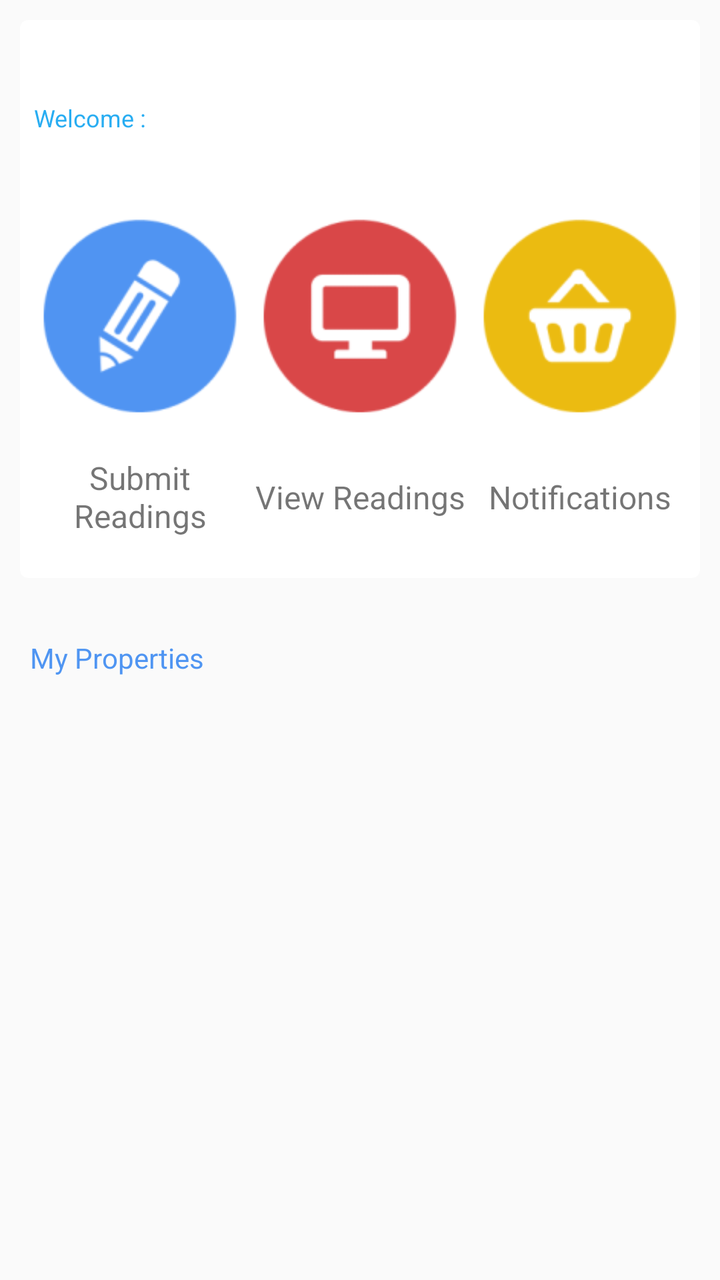
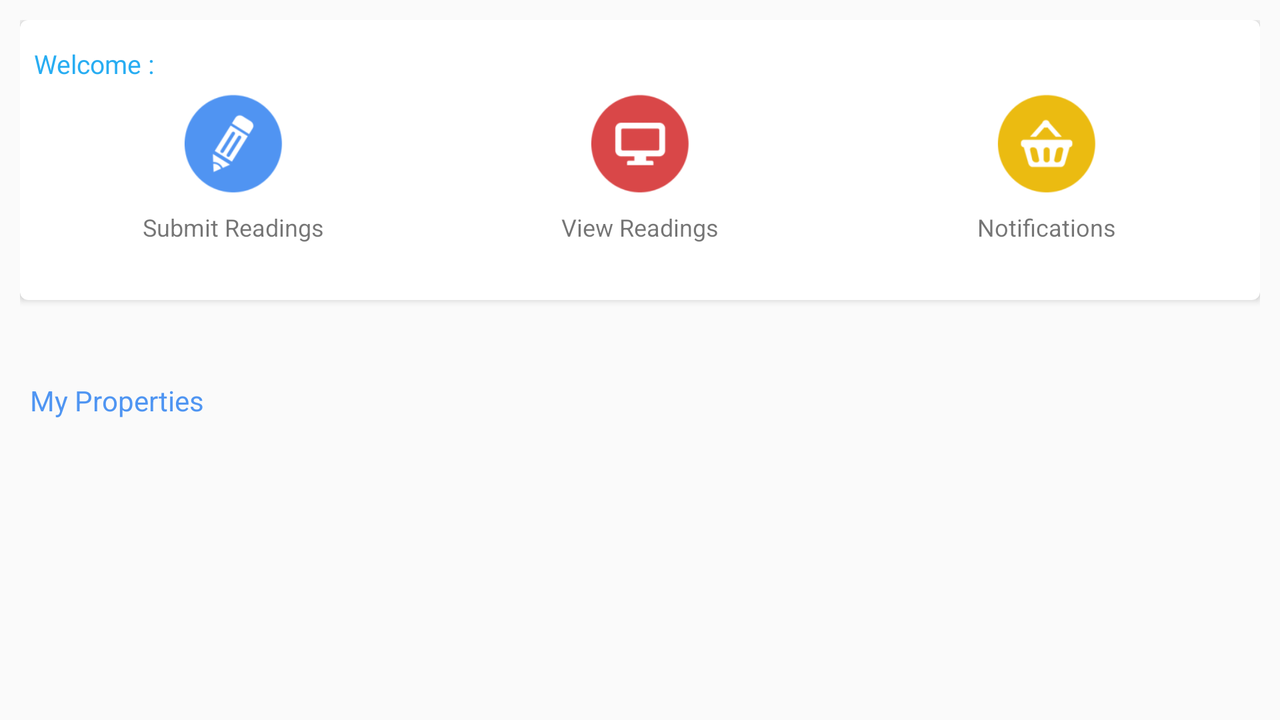

First picture: res/layout/ on a phone held upright. Second picture: the repository's own variant of that layout, on a device whose configuration matches the variant's folder. Source for both follows.
<!-- AndroidManifest.xml: activity theme AppTheme -->
<!-- res/layout/fragment_smart_citizen_main.xml -->
<RelativeLayout xmlns:android="http://schemas.android.com/apk/res/android"
                xmlns:tools="http://schemas.android.com/tools"
                android:layout_width="match_parent"
                android:layout_height="match_parent"
                tools:context=".SmartCitizenMainActivity"
    >

    <LinearLayout
        android:layout_width="match_parent"
        android:layout_height="match_parent"
        android:weightSum="1"
        android:paddingTop="10dp"
        android:paddingLeft="10dp"
        android:paddingRight="10dp"
        android:orientation="vertical">

        <android.support.v7.widget.CardView
            xmlns:card_view="http://schemas.android.com/apk/res-auto"
            android:id="@+id/card_view"
            android:layout_gravity="center"
            android:layout_width="match_parent"
            android:layout_height="0dp"
            android:layout_weight="0.45"
            card_view:cardCornerRadius="4dp">
            <LinearLayout
                android:layout_width="match_parent"
                android:layout_height="match_parent"
                android:orientation="vertical"
                android:layout_marginTop="10dp"
                android:layout_marginRight="5dp"
                android:layout_marginLeft="5dp"
                android:layout_marginBottom="10dp"
                android:weightSum="1">

                <LinearLayout
                    android:orientation="horizontal"
                    android:layout_width="match_parent"
                    android:layout_height="0dp"
                    android:layout_weight="0.3"
                    >

                    <TextView
                        android:id="@+id/welcome"
                        android:layout_width="0dp"
                        android:layout_height="match_parent"
                        android:layout_marginLeft="2dp"
                        android:layout_marginRight="2dp"
                        android:text="@string/welcome_text"
                        android:textColor="@color/accent"
                        android:layout_weight="0.25"
                        android:gravity="center_vertical"
                        android:textSize="12sp"> </TextView>

                    <TextView
                        android:id="@+id/welcome_email_text"
                        android:layout_width="0dp"
                        android:layout_height="match_parent"
                        android:layout_marginLeft="2dp"
                        android:layout_marginRight="2dp"
                        android:layout_weight="0.75"

                        android:textColor="@color/red_400"
                        android:textStyle="bold"
                        android:textSize="14sp"
                        android:gravity="center_vertical"/>
                </LinearLayout>
                <LinearLayout
                    android:orientation="horizontal"
                    android:layout_width="match_parent"
                    android:layout_height="0dp"
                    android:layout_weight="0.7"
                    android:baselineAligned="true">

                    <LinearLayout
                        android:orientation="vertical"
                        android:layout_width="0dp"
                        android:layout_height="match_parent"
                        android:layout_weight="0.33">

                        <ImageView
                            android:layout_width="match_parent"
                            android:layout_height="0dp"
                            android:id="@+id/imgCaptureReading"
                            android:layout_weight="0.4"
                            android:src="@mipmap/capture_reading"/>

                        <TextView
                            android:layout_width="match_parent"
                            android:layout_height="0dp"
                            android:text="@string/submit_reading"
                            android:id="@+id/txtCaptureReading"
                            android:layout_weight="0.2"
                            android:gravity="center"
                            android:textSize="16sp"/>

                    </LinearLayout>

                    <LinearLayout
                        android:orientation="vertical"
                        android:layout_width="0dp"
                        android:layout_height="match_parent"
                        android:layout_weight="0.33">

                        <ImageView
                            android:layout_width="match_parent"
                            android:layout_height="0dp"
                            android:layout_weight="0.4"
                            android:id="@+id/imgViewReading"
                            android:src="@mipmap/view_reading"/>

                        <TextView
                            android:layout_width="match_parent"
                            android:layout_height="0dp"
                            android:text="@string/view_reading"
                            android:id="@+id/txtViewReading"
                            android:layout_weight="0.2"
                            android:gravity="center"
                            android:textSize="16sp"/>
                    </LinearLayout>

                    <LinearLayout
                        android:orientation="vertical"
                        android:layout_width="0dp"
                        android:layout_height="match_parent"
                        android:layout_weight="0.33">

                        <ImageView
                            android:layout_width="match_parent"
                            android:layout_height="0dp"
                            android:layout_weight="0.4"
                            android:id="@+id/imgNotification"
                            android:src="@mipmap/notification"/>
                        <TextView
                            android:layout_width="match_parent"
                            android:layout_height="0dp"
                            android:text="@string/view_notification"
                            android:id="@+id/txtNotification"
                            android:layout_weight="0.2"
                            android:gravity="center"
                            android:textSize="16sp"/>
                    </LinearLayout>
                </LinearLayout>


            </LinearLayout>
        </android.support.v7.widget.CardView>

        <LinearLayout
            android:layout_width="match_parent"
            android:layout_height="0dp"
            android:layout_weight="0.55"
            android:orientation="vertical"
            android:layout_marginTop="5dp"
            android:layout_marginBottom="5dp">


            <TextView
                android:id="@+id/property_heading"
                android:layout_width="match_parent"
                android:layout_height="0dp"
                android:layout_weight="0.1"
                android:text="@string/my_property_header"
                android:textColor="@color/smart_citizen_blue"
                android:gravity="center_vertical"
                android:layout_margin="5dp"/>


            <ListView
                android:layout_width="match_parent"
                android:elevation="4dp"
                android:layout_height="0dp"
                android:layout_weight="0.45"
                android:id="@+id/listview_properties"
                >


            </ListView>
        </LinearLayout>
    </LinearLayout>
</RelativeLayout>
<!-- resources referenced by this layout -->
<resources>
  <color name="accent">#f11ba8f1</color>
  <color name="red_400">#e84e40</color>
  <color name="smart_citizen_blue">#ff4f95f2</color>
  <!-- mipmap capture_reading: png bitmap (mipmap-hdpi, 2194 bytes) -->
  <!-- mipmap notification: png bitmap (mipmap-hdpi, 1981 bytes) -->
  <!-- mipmap view_reading: png bitmap (mipmap-hdpi, 1498 bytes) -->
  <string name="my_property_header">My Properties</string>
  <string name="submit_reading">Submit Readings</string>
  <string name="view_notification">Notifications</string>
  <string name="view_reading">View Readings</string>
  <string name="welcome_text">Welcome : </string>
  <style name="AppTheme" parent="@style/Theme.AppCompat.Light.DarkActionBar">
          <item name="colorPrimary">@color/primary</item>
          <item name="colorPrimaryDark">@color/primary_dark</item>
          <item name="colorAccent">@color/accent</item>
          <item name="android:textColorPrimary">@color/smart_citizen_text_color</item>
  
      </style>
  <color name="primary">#ff4f95f2</color>
  <color name="primary_dark">#ff1ca8f4</color>
  <color name="smart_citizen_text_color">#00001F</color>
</resources>
<!-- res/layout-land/fragment_smart_citizen_main.xml (the repository's variant of the layout above) -->
<!-- drawn on the phone turned sideways -->
<RelativeLayout xmlns:android="http://schemas.android.com/apk/res/android"
                xmlns:tools="http://schemas.android.com/tools"
                android:layout_width="match_parent"
                android:layout_height="match_parent"
                tools:context=".SmartCitizenMainActivity"
    >

    <LinearLayout
        android:layout_width="match_parent"
        android:layout_height="match_parent"
        android:weightSum="1"
        android:paddingTop="10dp"
        android:paddingLeft="10dp"
        android:paddingRight="10dp"
        android:orientation="vertical">

        <android.support.v7.widget.CardView
            xmlns:card_view="http://schemas.android.com/apk/res-auto"
            android:id="@+id/card_view"
            android:layout_gravity="center"
            android:layout_width="match_parent"
            android:layout_height="0dp"
            android:layout_weight="0.4"
            card_view:cardCornerRadius="4dp">
            <LinearLayout
                android:layout_width="match_parent"
                android:layout_height="match_parent"
                android:orientation="vertical"
                android:layout_marginTop="10dp"
                android:layout_marginRight="5dp"
                android:layout_marginLeft="5dp"
                android:layout_marginBottom="10dp"
                android:weightSum="1">

                <LinearLayout
                    android:orientation="horizontal"
                    android:layout_width="match_parent"
                    android:layout_height="0dp"
                    android:layout_weight="0.2"
                    >

                    <TextView
                        android:id="@+id/welcome"
                        android:layout_width="0dp"
                        android:layout_height="match_parent"
                        android:layout_marginLeft="2dp"
                        android:layout_marginRight="2dp"
                        android:text="@string/welcome_text"
                        android:textColor="@color/accent"
                        android:layout_weight="0.2"
                        android:gravity="center_vertical"
                        android:textSize="13sp"> </TextView>

                    <TextView
                        android:id="@+id/welcome_email_text"
                        android:layout_width="0dp"
                        android:layout_height="match_parent"
                        android:layout_marginLeft="2dp"
                        android:layout_marginRight="2dp"
                        android:layout_weight="0.8"

                        android:textColor="@color/red_400"
                        android:gravity="center_vertical"
                        android:textStyle="bold"
                        android:textSize="13sp"/>
                </LinearLayout>
                <LinearLayout
                    android:orientation="horizontal"
                    android:layout_width="match_parent"
                    android:layout_height="0dp"
                    android:layout_weight="0.7">

                    <LinearLayout
                        android:orientation="vertical"
                        android:layout_width="0dp"
                        android:layout_height="match_parent"
                        android:layout_weight="0.33">

                        <ImageView
                            android:layout_width="match_parent"
                            android:layout_height="0dp"
                            android:id="@+id/imgCaptureReading"
                            android:layout_weight="0.4"
                            android:src="@mipmap/capture_reading"/>

                        <TextView
                            android:layout_width="match_parent"
                            android:layout_height="0dp"
                            android:text="@string/submit_reading"
                            android:id="@+id/txtCaptureReading"
                            android:layout_weight="0.2"
                            android:gravity="center"
                            android:textSize="12sp"/>

                    </LinearLayout>

                    <LinearLayout
                        android:orientation="vertical"
                        android:layout_width="0dp"
                        android:layout_height="match_parent"
                        android:layout_weight="0.33">

                        <ImageView
                            android:layout_width="match_parent"
                            android:layout_height="0dp"
                            android:layout_weight="0.4"
                            android:id="@+id/imgViewReading"
                            android:src="@mipmap/view_reading"/>

                        <TextView
                            android:layout_width="match_parent"
                            android:layout_height="0dp"
                            android:text="@string/view_reading"
                            android:id="@+id/txtViewReading"
                            android:layout_weight="0.2"
                            android:gravity="center"
                            android:textSize="12sp"/>
                    </LinearLayout>

                    <LinearLayout
                        android:orientation="vertical"
                        android:layout_width="0dp"
                        android:layout_height="match_parent"
                        android:layout_weight="0.33">

                        <ImageView
                            android:layout_width="match_parent"
                            android:layout_height="0dp"
                            android:layout_weight="0.4"
                            android:id="@+id/imgNotification"
                            android:src="@mipmap/notification"/>
                        <TextView
                            android:layout_width="match_parent"
                            android:layout_height="0dp"
                            android:text="@string/view_notification"
                            android:id="@+id/txtNotification"
                            android:layout_weight="0.2"
                            android:gravity="center"
                            android:textSize="12sp"/>
                    </LinearLayout>
                </LinearLayout>


            </LinearLayout>
        </android.support.v7.widget.CardView>

        <LinearLayout
            android:layout_width="match_parent"
            android:layout_height="0dp"
            android:layout_weight="0.6"
            android:orientation="vertical"
            >

            <LinearLayout
                android:layout_width="match_parent"
                android:layout_height="0dp"
                android:orientation="horizontal"
                android:layout_weight="0.3"
                android:layout_marginTop="5dp">

                <TextView
                    android:id="@+id/property_heading"
                    android:layout_width="match_parent"
                    android:layout_height="match_parent"
                    android:text="@string/my_property_header"
                    android:textColor="@color/smart_citizen_blue"
                    android:gravity="center_vertical"
                    android:layout_marginLeft="5dp"
                    android:layout_marginRight="5dp"
                    android:layout_marginTop="5dp"/>
                
            </LinearLayout>

            <ListView
                android:layout_width="match_parent"
                android:layout_height="0dp"
                android:layout_weight="0.4"
                android:layout_marginTop="5dp"
                android:id="@+id/listview_properties"
                android:divider="@null"
                android:smoothScrollbar="true"
                android:layout_marginLeft="5dp">


            </ListView>
        </LinearLayout>
    </LinearLayout>
</RelativeLayout>
